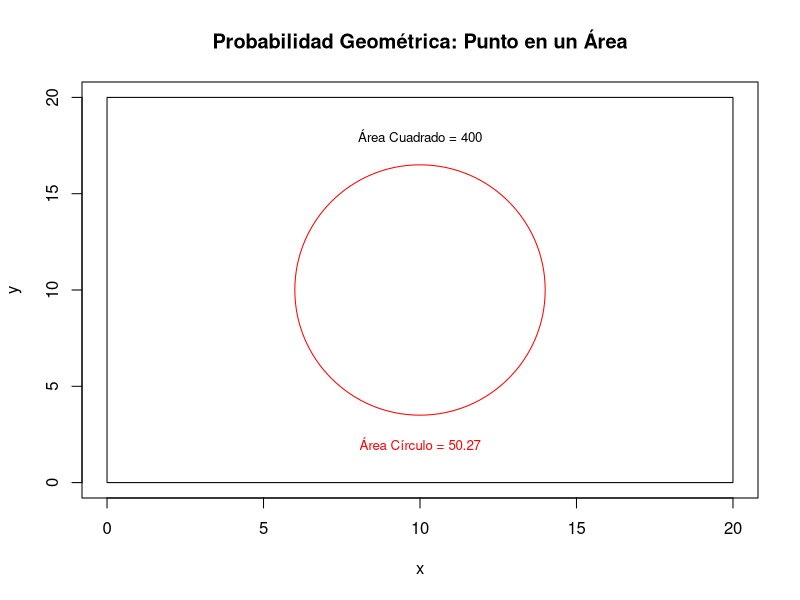

Write the R code that produced this figure.
## ---- chunk 1
knitr::opts_chunk$set(echo = TRUE)

## ---- chunk 2
# Parámetros
s <- 20
r <- 4

# Visualización
plot(c(0, s), c(0, s), type = "n", xlab = "x", ylab = "y",
     main = "Probabilidad Geométrica: Punto en un Área")
rect(0, 0, s, s) # Cuadrado
symbols(s / 2, s / 2, circles = r, inches = FALSE, add = TRUE, fg = "red") # Círculo
text(s / 2, s * 0.9, paste("Área Cuadrado =", s^2), cex = 0.8)
text(s / 2, s * 0.1, paste("Área Círculo =", round(pi * r^2, 2)), col = "red", cex = 0.8)

prob <- (pi * r^2)/s^2


